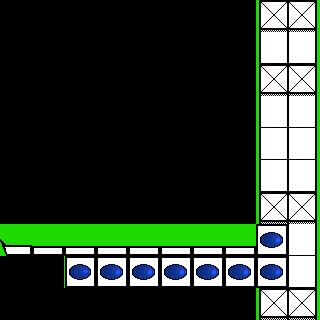

Rendered tile map (Tiled .tmx) drawn with the repository's tilesets; below, a short description and the map source with its tile grids summarised:
An orthogonal 10x10 tile map with 32x32 px tiles, 1 tile layer (Tile Layer 1).

<map version="1.0" orientation="orthogonal" width="10" height="10" tilewidth="32" tileheight="32">
 <tileset firstgid="1" name="SpaceStationTiles" tilewidth="32" tileheight="32">
  <image source="SpaceStationTiles.png" trans="1eda02" width="128" height="256" />
 </tileset>
 <layer name="Tile Layer 1" width="10" height="10">
  <data>[100 cells, 34 non-empty, 8 distinct tile ids]</data>
 </layer>
</map>